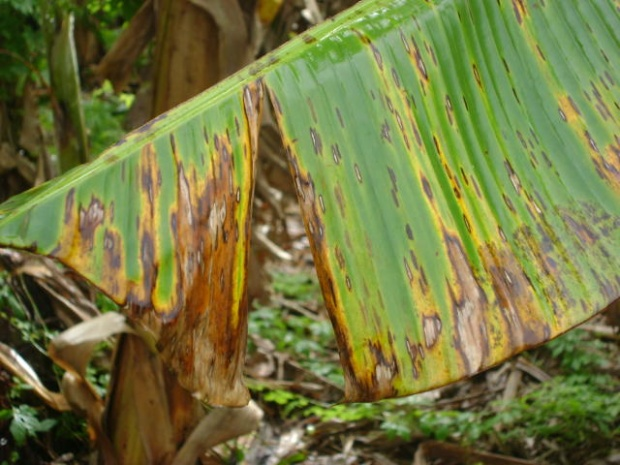
#> input picture estracao-informacao-imagens/img/imagensDeTestePreparadasParaSigmentacao/banana/imagem0.jpg, 620 x 465 px; its folder holds only this picture in this run
$ python indentificacaoDaFolha.py
#> lines starting #> are read from the running program, lines starting #| are printed output that depends on the picture; after the words box and inside, x2 and y2 are one past the last pixel; in counts of white or black regions, pixels touching at a corner belong together
#> further down, image is the input picture: shape (465, 620, 3); mean B, G, R 64.1, 119.8, 116.2
#> `img_lab = cv2.cvtColor(image, cv2.COLOR_BGR2LAB)`: img_lab: shape (465, 620, 3); mean of channels 0, 1, 2 123.7, 118.9, 157.6
### estracao-informacao-imagens/LeituraFormatacaoGravacaoDasImagens.py
import cv2
from glob import glob

class trabalhandoAsImagens:
    def __init__(self):
        pass
    def lendoImagensDaPasta(self, pasta):
        arquivos = sorted(glob(str(pasta)+'/*.jpg'))
        arquivos = arquivos + sorted(glob(str(pasta)+'/*.png'))
        arquivos = arquivos + sorted(glob(str(pasta)+'/*.jpeg'))
        return arquivos

    # [22 lines left out: functions redimencionaImagens, salvaImagens, mostraImagens, not called in this run]

### estracao-informacao-imagens/indentificacaoDaFolha.py
import cv2
import numpy as np
import matplotlib.pyplot as plt
import LeituraFormatacaoGravacaoDasImagens as sisIF


class removeFundo:
    def __init__(self):
        pass

    def divideImagenEmCanaisDeCor(self, imagem):
        L = imagem[:, :, 0]
        a = imagem[:, :, 1]
        b = imagem[:, :, 2]
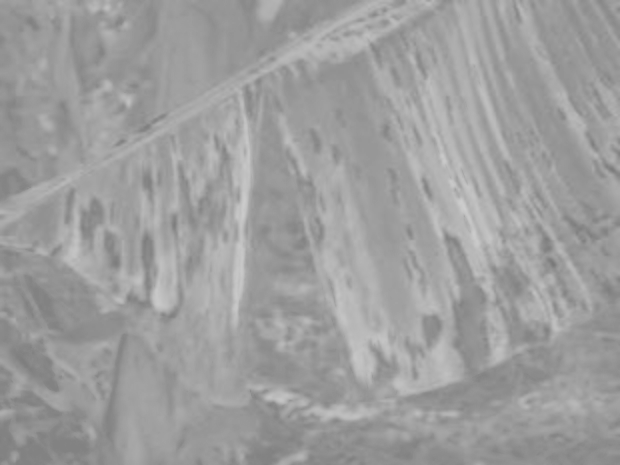
#> b: shape (465, 620); min 121, max 205, mean 157.6
        return L, a, b

    def retiraFundo(self, b):
        pixel_vals = np.float32(b.flatten())
        criteria = (cv2.TERM_CRITERIA_EPS + cv2.TERM_CRITERIA_MAX_ITER, 10, 1.0)
        K = 2
        retval, labels, centers = cv2.kmeans(pixel_vals, K, None, criteria, 10, cv2.KMEANS_RANDOM_CENTERS)
#> retval = 15833574.2; centers = [171.7, 150.5]
        centers = np.uint8(centers)
#> centers = [171, 150]
        segmented_data = centers[labels.flatten()]
        segmented_image = segmented_data.reshape((b.shape))
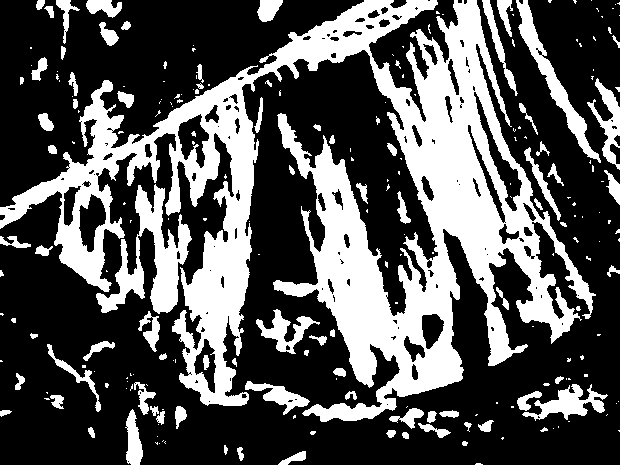
#> segmented_image: shape (465, 620); values 150 (black) and 171 (white), 33.1% white; 230 white regions (144 under 20 px), largest, box (x1, y1, x2, y2) and area: (0, 0, 596, 422) 73683, (96, 184, 192, 314) 4452, (516, 0, 601, 163) 2132
        pixel_labels = labels.reshape(img_lab.shape[0], img_lab.shape[1])

        pixel_labels = np.uint8(pixel_labels)
        ret, components = cv2.connectedComponents(pixel_labels, connectivity=8)
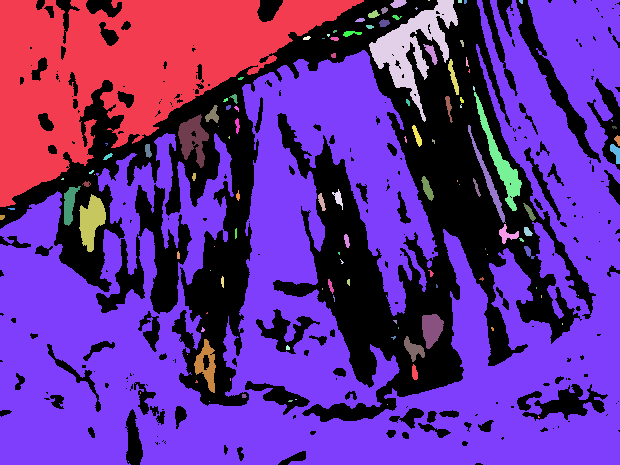
#> components: shape (465, 620) int32; 119 distinct labels, from 0 to 118; one colour per label, 0 black
#> ret = 119

        indices = []
        for i in range(1, ret):
            row, col = np.where(components == i)
            indices.append(max(len(row), len(col)))
#> this loop made 118 passes
#> (row, col) on passes 3, 5, 6, 10, 16, 18, 21: ([0, 0], [428, 429]), ([0, 0, 0, 0, 1, 1, 1, 1, 2, 2, 2, 2], [458, 459, 460, 461, 458, 459, 460, 461, 458, 459, 460, 461]), ([0, 0, 0, 1, 1, 1, 2, 2, 2, 3, 3], [464, 465, 466, 464, 465, 466, 464, 465, 466, 464, 465]), ([7, 8, 8, 8, 9], [416, 415, 416, 417, 416]), ([30, 30, 30, 31, 31, 31, 31, 32, 32], [334, 335, 336, 333, 334, 335, 336, 333, 334]), ([34, 34, 34, 35, 35, 35, 36], [327, 328, 329, 327, 328, 329, 328]), ([38, 38, 38], [322, 323, 324])
#> row on passes 8, 28, 34: [0, 0, 0, 0, 1, 1, 1, 1, 2, 2, 2, 3, 3], [77, 77, 77, 77, 78, 78, 78, 78, 78, 79, 79, 79, 79], [98, 98, 99, 99, 99, 99, 100, 100, 100, 100, 101, 101, 101]
#> after the loop, indices = 118 values, max 146870 at index 6, min 1 at index 44, mean 1634
        component = np.argmax(np.array(indices))
#> component = 6
        main_component = component + 1
#> main_component = 7
        mask = np.where(components == main_component, 1, 0)
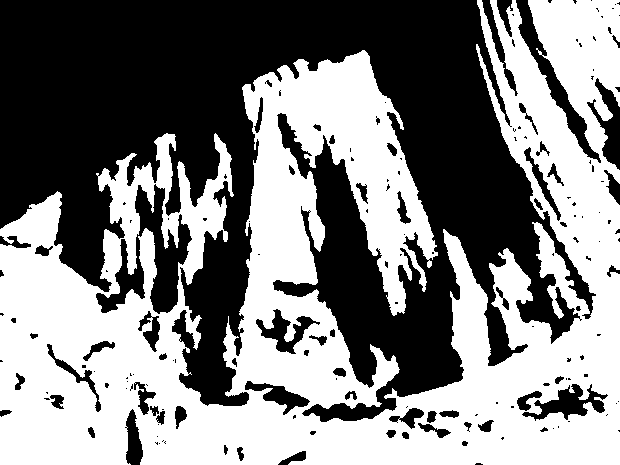
#> mask: shape (465, 620) int64; values 0 (black) and 1 (white), 50.9% white; 174 black regions (108 under 20 px), largest, box (x1, y1, x2, y2) and area: (0, 0, 596, 422) 122208, (96, 184, 192, 314) 4473, (516, 0, 601, 163) 2145
        B = image[:, :, 0]
        G = image[:, :, 1]
        R = image[:, :, 2]
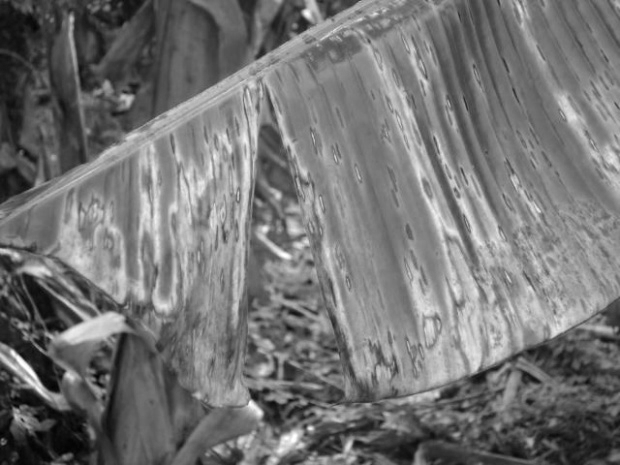
#> R: shape (465, 620); min 0, max 255, mean 116.2
        r = R * mask
        g = G * mask
        b = B * mask
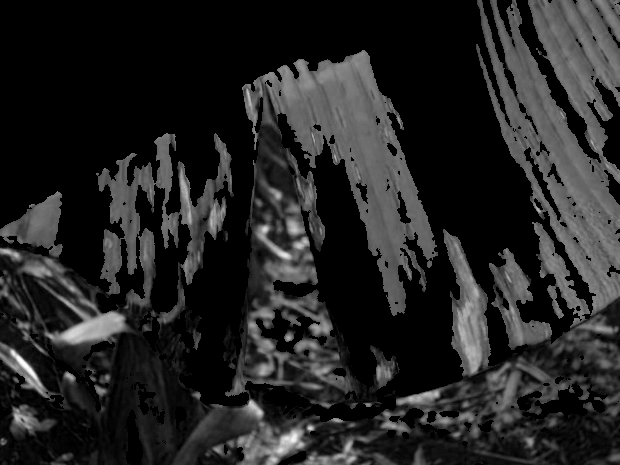
#> b: shape (465, 620) int64; min 0, max 255, mean 36.3
        final_img = np.dstack((b, g, r))
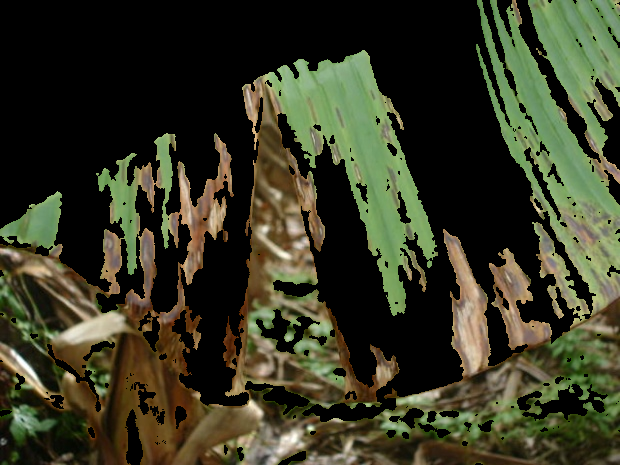
#> final_img: shape (465, 620, 3) int64; mean B, G, R 36.3, 56.6, 55.4
        return final_img

b = sisIF.trabalhandoAsImagens()
imagensEntrada = b.lendoImagensDaPasta("img/imagensDeTestePreparadasParaSigmentacao/banana")
print(str(imagensEntrada))

for i in range(len(imagensEntrada)):
    image = cv2.imread(imagensEntrada[i])

    img_lab = cv2.cvtColor(image, cv2.COLOR_BGR2LAB)

    removendoFundo = removeFundo()

    L, a, b = removendoFundo.divideImagenEmCanaisDeCor(img_lab)
    imagemSemFundo = removendoFundo.retiraFundo(b)
    #plt.imshow(imagemSemFundo)
    cv2.imwrite("img/imagensDeTesteSaida/banana-brg/imagem"+str(i)+".jpg",imagemSemFundo)

cv2.waitKey(0)
plt.show()

$ run again, on estracao-informacao-imagens/img/imagensDeTestePreparadasParaSigmentacao/banana/imagem13.jpg
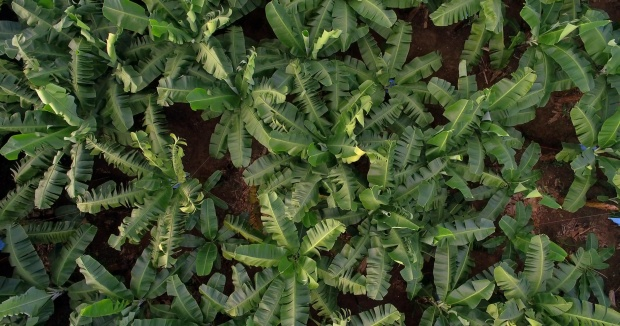
#> input picture estracao-informacao-imagens/img/imagensDeTestePreparadasParaSigmentacao/banana/imagem13.jpg, 620 x 326 px
#> image is the input picture: shape (326, 620, 3); mean B, G, R 47.3, 79.8, 65.6
#> img_lab: shape (326, 620, 3); mean of channels 0, 1, 2 80.2, 116.4, 144.8
#> in retiraFundo, `retval, labels, centers = cv2.kmeans(pixel_vals, K, None, criteria, 10..`: retval = 6111361.4; centers = [151.5, 137.1]
#> in retiraFundo, `centers = np.uint8(centers)`: centers = [151, 137]
#> segmented_image: shape (326, 620); values 137 (black) and 151 (white), 53.2% white; 296 black regions (207 under 20 px), largest, box (x1, y1, x2, y2) and area: (0, 101, 274, 326) 29767, (319, 172, 620, 326) 15730, (0, 0, 169, 174) 10457
#> in retiraFundo, `ret, components = cv2.connectedComponents(pixel_labels, connectivity=8)`:
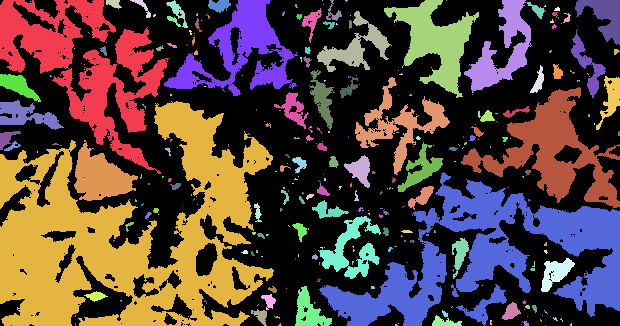
#> components: shape (326, 620) int32; 297 distinct labels, from 0 to 296; one colour per label, 0 black
#> ret = 297
#> the loop in retiraFundo, `for i in range(1, ret):` made 296 passes
#> (row, col) on passes 2, 8, 10: ([1], [30]), ([0], [322]), ([0, 0, 0, 1], [345, 346, 347, 346])
#> after the loop in retiraFundo, `for i in range(1, ret):`: indices = 296 values, max 29767 at index 93, min 1 at index 1, mean 319.4
#> component = 93
#> main_component = 94
#> mask: shape (326, 620) int64; values 0 (black) and 1 (white), 14.7% white; 1 white region, box (x1, y1, x2, y2) and area: (0, 101, 274, 326) 29767
#> r: shape (326, 620) int64; 194 distinct labels, from 0 to 206
#> g: shape (326, 620) int64; 188 distinct labels, from 0 to 202
#> in retiraFundo, `final_img = np.dstack((b, g, r))`:
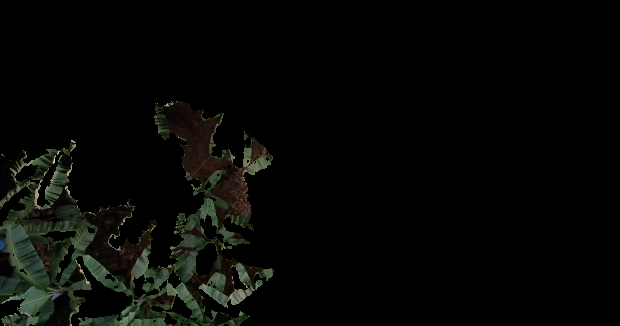
#> final_img: shape (326, 620, 3) int64; mean B, G, R 5.1, 7.3, 6.3

$ run again, on estracao-informacao-imagens/img/imagensDeTestePreparadasParaSigmentacao/banana/imagem14.jpg
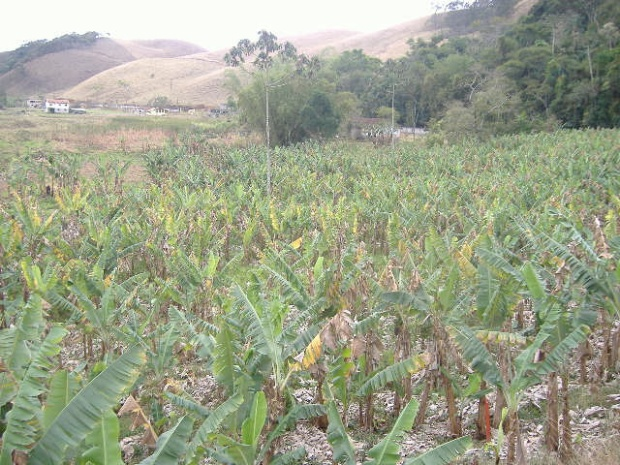
#> input picture estracao-informacao-imagens/img/imagensDeTestePreparadasParaSigmentacao/banana/imagem14.jpg, 620 x 465 px
#> image is the input picture: shape (465, 620, 3); mean B, G, R 138.5, 161.9, 156.2
#> img_lab: shape (465, 620, 3); mean of channels 0, 1, 2 166.7, 121.8, 139.6
#> in retiraFundo, `retval, labels, centers = cv2.kmeans(pixel_vals, K, None, criteria, 10..`: retval = 8446906.4; centers = [148.2, 134.1]
#> in retiraFundo, `centers = np.uint8(centers)`: centers = [148, 134]
#> segmented_image: shape (465, 620); values 134 (black) and 148 (white), 38.9% white; 304 white regions (205 under 20 px), largest, box (x1, y1, x2, y2) and area: (0, 129, 620, 465) 92852, (455, 249, 572, 349) 4640, (428, 365, 538, 465) 2825
#> components: shape (465, 620) int32; 456 distinct labels, from 0 to 455
#> ret = 456
#> the loop in retiraFundo, `for i in range(1, ret):` made 455 passes
#> (row, col) on passes 2 to 4: ([135, 136], [586, 586]), ([139, 140], [543, 543]), ([138], [545])
#> after the loop in retiraFundo, `for i in range(1, ret):`: indices = 455 values, max 94945 at index 0, min 1 at index 3, mean 387
#> component = 0
#> main_component = 1
#> mask: shape (465, 620) int64; values 0 (black) and 1 (white), 32.9% white; 1 white region, box (x1, y1, x2, y2) and area: (0, 0, 620, 205) 94945
#> in retiraFundo, `final_img = np.dstack((b, g, r))`:
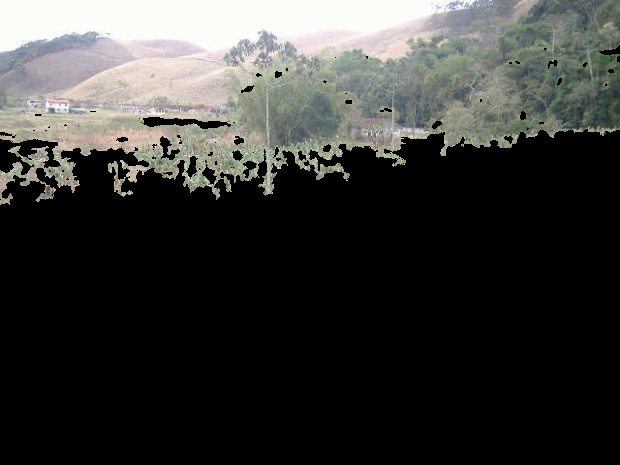
#> final_img: shape (465, 620, 3) int64; mean B, G, R 54.3, 56.7, 56.1
